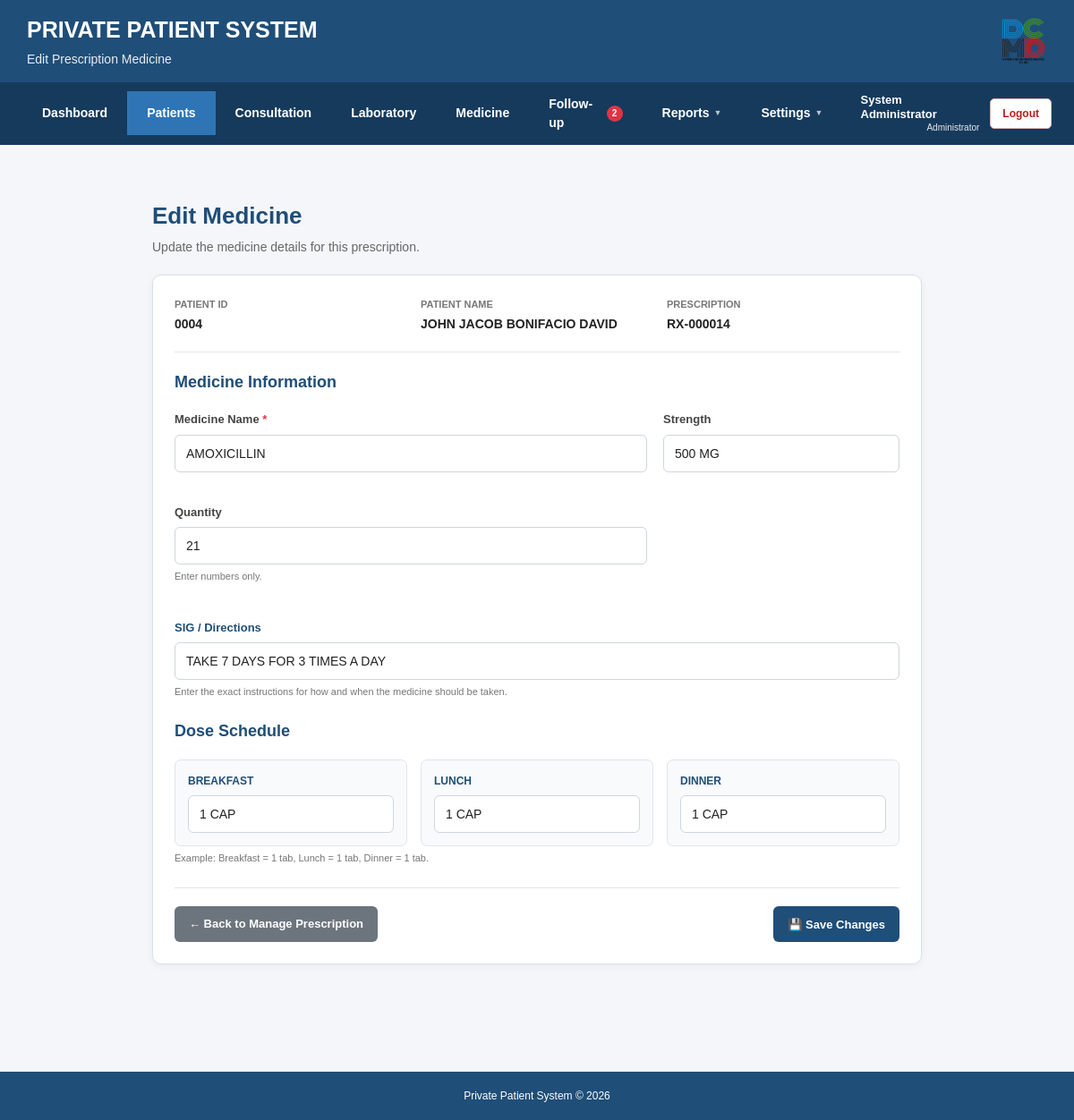
Page /private_patient_system/prescriptions/edit_medicine.php?id=6 (signed in) on the committed database.
### tables this page shows
CREATE TABLE IF NOT EXISTS `prescriptions` (
  `id` int(11) NOT NULL AUTO_INCREMENT,
  `prescription_header_id` int(11) DEFAULT NULL,
  `consultation_id` int(11) NOT NULL,
  `patient_id` int(11) NOT NULL,
  `medicine_name` varchar(150) NOT NULL,
  `strength` varchar(100) DEFAULT '',
  `dosage` varchar(100) DEFAULT '',
  `frequency` varchar(100) DEFAULT '',
  `duration` varchar(100) DEFAULT '',
  `quantity` int(11) DEFAULT NULL,
  `sig` varchar(255) DEFAULT NULL,
  `breakfast` varchar(30) NOT NULL DEFAULT '',
  `lunch` varchar(30) NOT NULL DEFAULT '',
  `dinner` varchar(30) NOT NULL DEFAULT '',
  `instructions` text,
  `prescribed_date` date NOT NULL,
  `created_at` timestamp NOT NULL DEFAULT CURRENT_TIMESTAMP,
  PRIMARY KEY (`id`),
  KEY `consultation_id` (`consultation_id`),
  KEY `patient_id` (`patient_id`),
  KEY `idx_prescription_header_id` (`prescription_header_id`)
);

CREATE TABLE IF NOT EXISTS `patients` (
  `id` int(11) NOT NULL AUTO_INCREMENT,
  `patient_id` varchar(10) NOT NULL,
  `last_name` varchar(100) NOT NULL,
  `first_name` varchar(100) NOT NULL,
  `middle_name` varchar(100) DEFAULT NULL,
  `birthdate` date NOT NULL,
  `sex` enum('Male','Female') NOT NULL,
  `civil_status` varchar(30) DEFAULT NULL,
  `philhealth_no` varchar(30) DEFAULT NULL,
  `philhealth_yakap_status` varchar(30) DEFAULT NULL,
  `address` text,
  `contact_no` varchar(20) DEFAULT NULL,
  `email` varchar(150) DEFAULT NULL,
  `emergency_contact` varchar(150) DEFAULT NULL,
  `emergency_contact_no` varchar(20) DEFAULT NULL,
  `date_registered` date NOT NULL,
  `status` enum('Active','Inactive','Deceased') NOT NULL DEFAULT 'Active',
  `created_at` timestamp NOT NULL DEFAULT CURRENT_TIMESTAMP,
  PRIMARY KEY (`id`),
  UNIQUE KEY `patient_id` (`patient_id`)
);

### private_patient_system/prescriptions/edit_medicine.php (the view, shortened to what this page needs)
<?php
require_once "../config/database.php";
$medicineId = isset($_GET["id"])
    ? (int) $_GET["id"]
    : 0;
$sql = "
    SELECT
        pr.id,
        pr.prescription_header_id,
        pr.consultation_id,
        pr.patient_id,
        pr.medicine_name,
        pr.strength,
        pr.quantity,
        pr.sig,
        pr.breakfast,
        pr.lunch,
        pr.dinner,
        pr.prescribed_date,
        ph.prescribed_date AS header_date,
        p.patient_id AS patient_number,
        p.first_name,
        p.middle_name,
        p.last_name
    FROM prescriptions pr
    INNER JOIN prescription_headers ph
        ON ph.id = pr.prescription_header_id
    INNER JOIN patients p
        ON p.id = pr.patient_id
    WHERE pr.id = ?
    LIMIT 1
";
$stmt = $conn->prepare($sql);
$stmt->bind_param(
    "i",
    $medicineId
);
$stmt->execute();
$result = $stmt->get_result();
$medicine =
    $result->fetch_assoc();
$headerId =
    (int) $medicine["prescription_header_id"];
$fullName =
    $medicine["first_name"];
if (
    !empty(
        $medicine["middle_name"]
    )
) {
    $fullName .=
        " " .
        $medicine["middle_name"];
}
$fullName .=
    " " .
    $medicine["last_name"];
$fullName =
    trim($fullName);
$medicineName =
    isset($medicine["medicine_name"])
        ? $medicine["medicine_name"]
        : "";
$strength =
    isset($medicine["strength"])
        ? $medicine["strength"]
        : "";
$quantity =
    isset($medicine["quantity"])
        ? $medicine["quantity"]
        : "";
$sig =
    isset($medicine["sig"])
        ? $medicine["sig"]
        : "";
$breakfast =
    isset($medicine["breakfast"])
        ? $medicine["breakfast"]
        : "";
$lunch =
    isset($medicine["lunch"])
        ? $medicine["lunch"]
        : "";
$dinner =
    isset($medicine["dinner"])
        ? $medicine["dinner"]
        : "";
include "../includes/header.php";
include "../includes/navigation.php";
?>
<main class="main-container">
    <div class="edit-medicine-page">
        <div class="page-header">
            <h2>
                Edit Medicine
            </h2>
            <p>
                Update the medicine details for this prescription.
            </p>
        </div>
        <div class="card">
            <div class="patient-info">
                <div>
                    <span class="info-label">
                        Patient ID
                    </span>
                    <div class="info-value">
                        <?php
                        echo htmlspecialchars(
                            $medicine["patient_number"]
                        );
                        ?>
                    </div>
                </div>
                <div>
                    <span class="info-label">
                        Patient Name
                    </span>
                    <div class="info-value">
                        <?php
                        echo htmlspecialchars(
                            $fullName
                        );
                        ?>
                    </div>
                </div>
                <div>
                    <span class="info-label">
                        Prescription
                    </span>
                    <div class="info-value">
                        RX-<?php
                        echo str_pad(
                            $headerId,
                            6,
                            "0",
                            STR_PAD_LEFT
                        );
                        ?>
                    </div>
                </div>
            </div>
            <form
                method="POST"
                action="update_medicine.php"
                id="editMedicineForm"
                autocomplete="off"
            >
                <div class="section-title">
                    Medicine Information
                </div>
                <div class="form-grid">
                    <div class="form-group">
                        <label for="medicine_name">
                            Medicine Name
                            <span class="required">
                                *
                            </span>
                        </label>
                        <input
                            type="text"
                            id="medicine_name"
                            name="medicine_name"
                            class="form-control"
                            value="<?php
                                echo htmlspecialchars(
                                    $medicineName
                                );
                            ?>"
                            maxlength="150"
                            required
                        >
                    </div>
                    <div class="form-group">
                        <label for="strength">
                            Strength
                        </label>
                        <input
                            type="text"
                            id="strength"
                            name="strength"
                            class="form-control"
                            value="<?php
                                echo htmlspecialchars(
                                    $strength
                                );
                            ?>"
                            maxlength="100"
                            placeholder="e.g. 500 mg"
                        >
                    </div>
                    <div class="form-group">
                        <label for="quantity">
                            Quantity
                        </label>
                        <input
                            type="number"
                            id="quantity"
                            name="quantity"
                            class="form-control"
                            value="<?php
                                echo htmlspecialchars(
                                    $quantity
                                );
                            ?>"
                            min="1"
                            step="1"
                            inputmode="numeric"
                            placeholder="e.g. 10"
                        >
                        <div class="form-help">
                            Enter numbers only.
                        </div>
                    </div>
                </div>
                <div class="sig-section">
                    <label
                        for="sig"
                        class="sig-label"
                    >
                        SIG / Directions
                    </label>
                    <input
                        type="text"
                        id="sig"
                        name="sig"
                        class="sig-input"
                        value="<?php
                            echo htmlspecialchars(
                                $sig
                            );
                        ?>"
                        maxlength="255"
                        placeholder="e.g. 1 TAB EVERY 8 HOURS FOR 3 DAYS"
                    >
                    <div class="sig-help">
                        Enter the exact instructions for how and when
                        the medicine should be taken.
                    </div>
                </div>
                <div class="meal-section">
                    <div class="section-title">
                        Dose Schedule
                    </div>
                    <div class="meal-grid">
                        <div class="meal-card">
                            <label for="breakfast">
                                Breakfast
                            </label>
                            <input
                                type="text"
                                id="breakfast"
                                name="breakfast"
                                class="form-control"
                                value="<?php
                                    echo htmlspecialchars(
                                        $breakfast
                                    );
                                ?>"
                                maxlength="30"
                                placeholder="e.g. 1 tab"
                            >
                        </div>
                        <div class="meal-card">
                            <label for="lunch">
                                Lunch
                            </label>
                            <input
                                type="text"
                                id="lunch"
                                name="lunch"
                                class="form-control"
                                value="<?php
                                    echo htmlspecialchars(
                                        $lunch
                                    );
                                ?>"
                                maxlength="30"
                                placeholder="e.g. 1 tab"
                            >
                        </div>
                        <div class="meal-card">
                            <label for="dinner">
                                Dinner
                            </label>
                            <input
                                type="text"
                                id="dinner"
                                name="dinner"
                                class="form-control"
                                value="<?php
                                    echo htmlspecialchars(
                                        $dinner
                                    );
                                ?>"
                                maxlength="30"
                                placeholder="e.g. 1 tab"
                            >
                        </div>
                    </div>
                    <div class="form-help">
                        Example:
                        Breakfast = 1 tab,
                        Lunch = 1 tab,
                        Dinner = 1 tab.
                    </div>
                </div>
                <div class="form-actions">
                    <div class="action-left">
                        <a
                            href="manage_prescription.php?prescription_header_id=<?php echo $headerId; ?>"
                            class="btn btn-secondary"
                        >
                            ← Back to Manage Prescription
                        </a>
                    </div>
                    <div class="action-right">
                        <button
                            type="submit"
                            class="btn btn-primary"
                        >
                            💾 Save Changes
                        </button>
                    </div>
                </div>
            </form>
        </div>
    </div>
</main>
<?php
include "../includes/footer.php";
?>

### rows in the picture
prescriptions: patient.patient_id "0004", patient.last_name "JOHN JACOB BONIFACIO DAVID", prescription_header "000014", medicine_name "AMOXICILLIN", strength "500 MG", quantity "21", sig "TAKE 7 DAYS FOR 3 TIMES A DAY", breakfast "1 CAP", lunch "1 CAP", dinner "1 CAP"

### other values in the picture
$pageSubtitle "Edit Prescription Medicine"
$followUpDueSoonCount "2"
$loggedInName "System Administrator"
$loggedInRole "Administrator"
